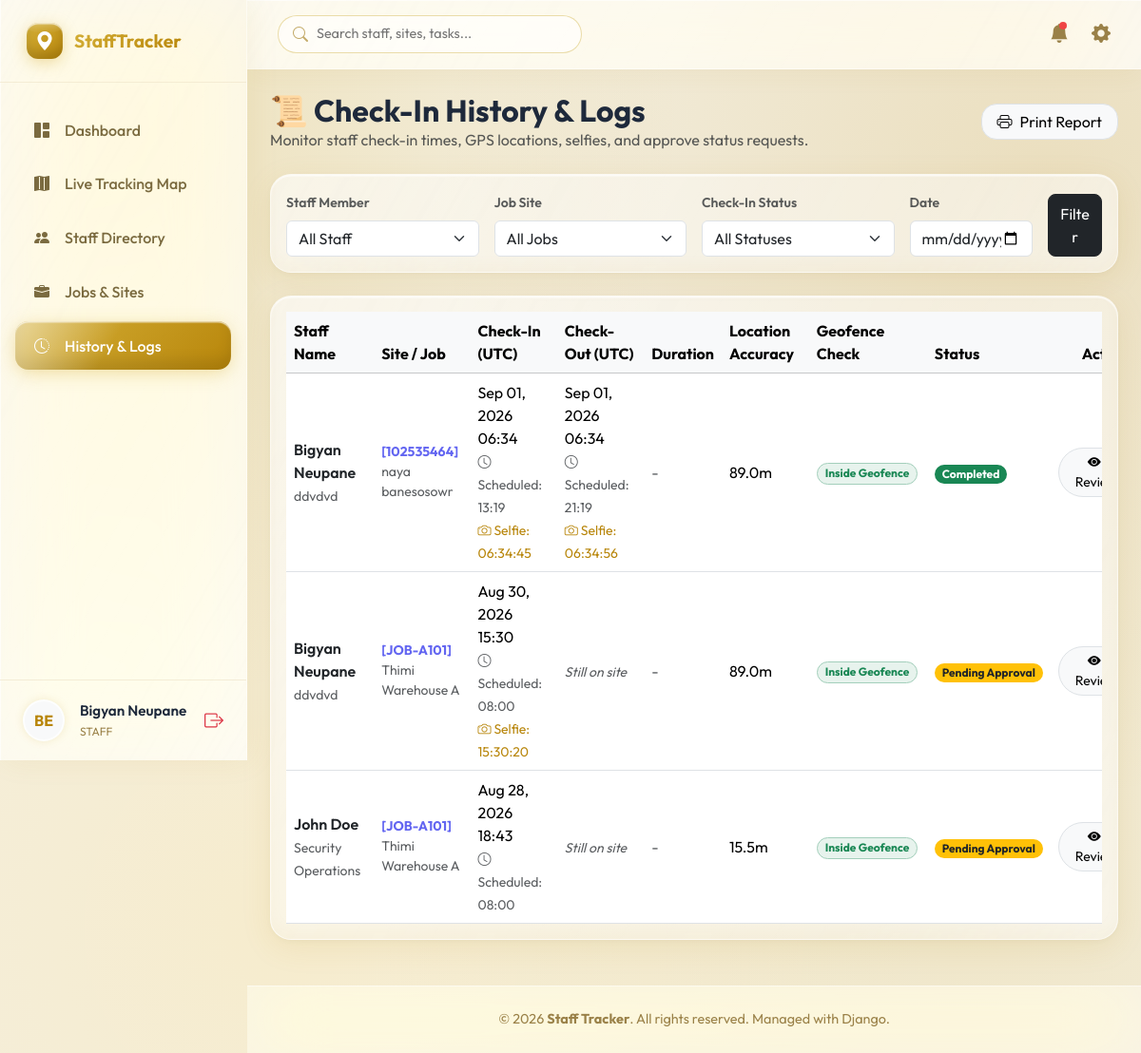
The app's page /history/ (signed in), older data.
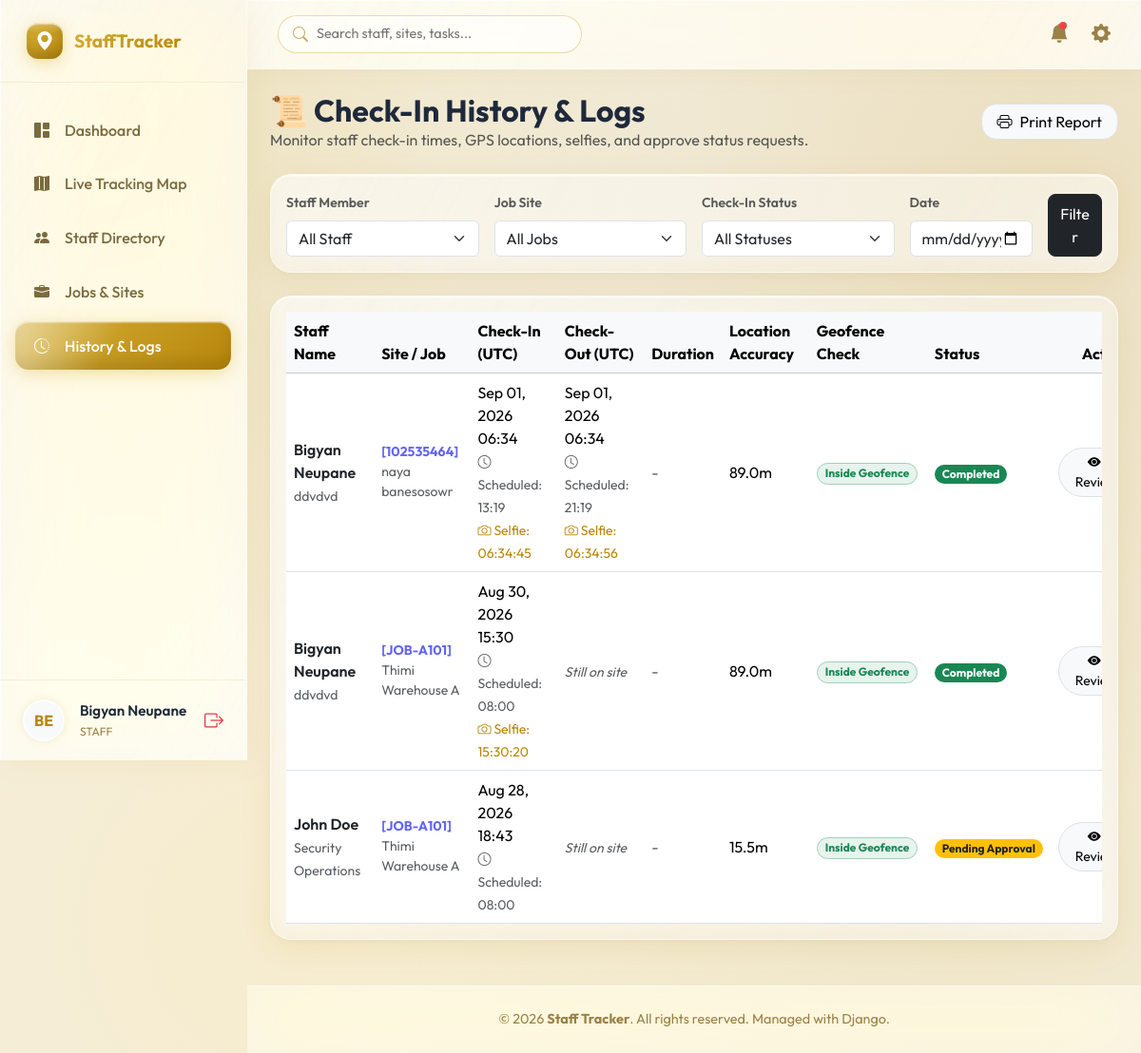
The same page, newer data.
### staff_app/models.py (models this page shows, shortened)
class CheckInRecord(models.Model):
    STATUS_CHOICES = [
        ('PENDING_APPROVAL', 'Pending Approval'),
        ('APPROVED', 'Approved'),
        ('REJECTED', 'Rejected'),
        ('AWAITING_SELFIE', 'Awaiting Selfie'),
        ('COMPLETED', 'Completed'),
        ('REUPLOAD_REQUESTED', 'Re-upload Requested'),
    ]
    job = models.ForeignKey(Job, on_delete=models.CASCADE, related_name='checkins')
    user = models.ForeignKey(User, on_delete=models.CASCADE, related_name='checkins')
    timestamp = models.DateTimeField(auto_now_add=True)
    check_in_lat = models.FloatField()
    check_in_lng = models.FloatField()
    accuracy = models.FloatField() # GPS accuracy in meters
    distance_from_center = models.FloatField() # meters from geofence center
    is_inside_geofence = models.BooleanField(default=True)
    selfie = models.ImageField(upload_to='selfies/checkin/', blank=True, null=True)
    selfie_captured_at = models.DateTimeField(blank=True, null=True)
    status = models.CharField(max_length=30, choices=STATUS_CHOICES, default='PENDING_APPROVAL')
    status_notes = models.TextField(blank=True, null=True)
    is_emergency = models.BooleanField(default=False)
    emergency_reason = models.TextField(blank=True, null=True)
    reviewed_by = models.ForeignKey(User, on_delete=models.SET_NULL, null=True, blank=True, related_name='reviewed_checkins')
    reviewed_at = models.DateTimeField(blank=True, null=True)
    check_out_timestamp = models.DateTimeField(blank=True, null=True)
    check_out_lat = models.FloatField(blank=True, null=True)
    check_out_lng = models.FloatField(blank=True, null=True)
    check_out_accuracy = models.FloatField(blank=True, null=True)
    check_out_notes = models.TextField(blank=True, null=True)
    check_out_selfie = models.ImageField(upload_to='selfies/checkout/', blank=True, null=True)
    checkout_selfie_captured_at = models.DateTimeField(blank=True, null=True)
    duration_minutes = models.IntegerField(blank=True, null=True)

class Profile(models.Model):
    ROLE_CHOICES = [
        ('STAFF', 'Staff'),
        ('ADMIN', 'Admin'),
        ('SUPER_ADMIN', 'Super Admin'),
    ]
    user = models.OneToOneField(User, on_delete=models.CASCADE, related_name='profile')
    role = models.CharField(max_length=20, choices=ROLE_CHOICES, default='STAFF')
    phone = models.CharField(max_length=20, blank=True, null=True)
    avatar = models.ImageField(upload_to='avatars/', blank=True, null=True)
    department = models.CharField(max_length=100, blank=True, null=True)
    joined_date = models.DateField(auto_now_add=True)
    visa_document = models.ImageField(upload_to='documents/visa/', blank=True, null=True)
    passport_document = models.ImageField(upload_to='documents/passport/', blank=True, null=True)
    photo_document = models.ImageField(upload_to='documents/photo/', blank=True, null=True)
    other_document = models.ImageField(upload_to='documents/other/', blank=True, null=True)

class Job(models.Model):
    STATUS_CHOICES = [
        ('UPCOMING', 'Upcoming'),
        ('CHECKED_IN', 'Checked In'),
        ('PENDING_APPROVAL', 'Pending Approval'),
        ('APPROVED', 'Approved'),
        ('REJECTED', 'Rejected'),
        ('COMPLETED', 'Completed'),
    ]
    title = models.CharField(max_length=200)
    code = models.CharField(max_length=50, unique=True)
    description = models.TextField(blank=True, null=True)
    instructions_json = models.TextField(default='[]', help_text='JSON list of instructions')
    site_name = models.CharField(max_length=200)
    address = models.TextField()
    lat = models.FloatField()
    lng = models.FloatField()
    geofence_radius = models.IntegerField(default=75) # in meters
    assigned_staff = models.ManyToManyField(User, related_name='assigned_jobs', blank=True)
    start_time = models.TimeField()
    end_time = models.TimeField()
    date = models.DateField()
    require_selfie = models.BooleanField(default=True)
    require_checkout = models.BooleanField(default=True)
    status = models.CharField(max_length=30, choices=STATUS_CHOICES, default='UPCOMING')
    created_at = models.DateTimeField(auto_now_add=True)
    is_adhoc = models.BooleanField(default=False)
    requested_by = models.ForeignKey(User, on_delete=models.SET_NULL, null=True, blank=True, related_name='adhoc_job_requests')

### staff_app/views.py (the view, shortened to what this page needs)
# urls.py: path("history/", views.history_view, name="history"),
@login_required
def history_view(request):
    is_api = request.GET.get('api')
    record_id = request.GET.get('id')
    action = request.GET.get('action')
    checkins = CheckInRecord.objects.all().order_by('-timestamp')
    user_filter = request.GET.get('user')
    job_filter = request.GET.get('job')
    status_filter = request.GET.get('status')
    date_filter = request.GET.get('date')
    if user_filter:
        checkins = checkins.filter(user_id=user_filter)
    if job_filter:
        checkins = checkins.filter(job_id=job_filter)
    if status_filter:
        checkins = checkins.filter(status=status_filter)
    if date_filter:
        checkins = checkins.filter(timestamp__date=date_filter)
    staff_list = User.objects.filter(profile__role='STAFF')
    jobs_list = Job.objects.all()
    context = {
        'checkins': checkins,
        'staff_list': staff_list,
        'jobs_list': jobs_list,
    }
    return render(request, 'history.html', context)

### templates/history.html (shortened to what the changed rows need)
{% extends 'base.html' %}
{% block content %}
<div class="d-flex justify-content-between align-items-center mb-4 header-row">
    <div>
        <h2 class="fw-bold mb-0">📜 Check-In History & Logs</h2>
    </div>
</div>
<div class="card p-3 mb-4">
    <div class="table-responsive history-table-wrap">
        <table class="table table-hover align-middle mb-0">
            <thead class="table-light">
                <tr>
                    <th>Staff Name</th>
                    <th>Site / Job</th>
                    <th>Check-In (UTC)</th>
                    <th>Check-Out (UTC)</th>
                    <th>Duration</th>
                    <th>Location Accuracy</th>
                    <th>Geofence Check</th>
                    <th>Status</th>
                    <th class="text-end">Actions</th>
                </tr>
            </thead>
            <tbody>
                {% for record in checkins %}
                    <tr>
                        <td>
                            <div class="fw-semibold text-dark">{{ record.user.get_full_name|default:record.user.username }}</div>
                            <small class="text-muted">{{ record.user.profile.department|default:"No Department" }}</small>
                        </td>
                        <td>
                            <div class="fw-bold small text-indigo">[{{ record.job.code }}]</div>
                            <div class="small text-muted">{{ record.job.site_name }}</div>
                        </td>
                        <td>
                            <div>{{ record.timestamp|date:"M d, Y H:i" }}</div>
                            <small class="text-muted"><i class="bi bi-clock"></i> Scheduled: {{ record.job.start_time|time:"H:i" }}</small>
                            {% if record.selfie_captured_at %}
                                <br><small class="text-gold"><i class="bi bi-camera"></i> Selfie: {{ record.selfie_captured_at|date:"H:i:s" }}</small>
                            {% endif %}
                        </td>
                        <td>
                            {% if record.check_out_timestamp %}
                                <div>{{ record.check_out_timestamp|date:"M d, Y H:i" }}</div>
                                <small class="text-muted"><i class="bi bi-clock"></i> Scheduled: {{ record.job.end_time|time:"H:i" }}</small>
                                {% if record.checkout_selfie_captured_at %}
                                    <br><small class="text-gold"><i class="bi bi-camera"></i> Selfie: {{ record.checkout_selfie_captured_at|date:"H:i:s" }}</small>
                                {% endif %}
                            {% else %}
                                <span class="text-muted small"><em>Still on site</em></span>
                            {% endif %}
                        </td>
                        <td>
                            {% if record.duration_minutes %}
                                <span class="fw-bold">{{ record.duration_minutes }} mins</span>
                            {% else %}
                                <span class="text-muted">-</span>
                            {% endif %}
                        </td>
                        <td>{{ record.accuracy|floatformat:1 }}m</td>
                        <td>
                            {% if record.is_inside_geofence %}
                                <span class="badge bg-success-subtle text-success border border-success-subtle rounded-pill px-2">Inside Geofence</span>
                            {% else %}
                                <span class="badge bg-danger-subtle text-danger border border-danger-subtle rounded-pill px-2">Outside Geofence</span>
                            {% endif %}
                        </td>
                        <td>
                            <span class="badge rounded-pill
                                {% if record.status == 'APPROVED' or record.status == 'COMPLETED' %}bg-success
                                {% elif record.status == 'PENDING_APPROVAL' %}bg-warning text-dark
                                {% else %}bg-danger{% endif %}">
                                {{ record.get_status_display }}
                            </span>
                        </td>
                        <td class="text-end">
                            <button class="btn btn-sm btn-light border rounded-pill px-3" onclick="viewLogDetails({{ record.id }})">
                                <i class="bi bi-eye-fill me-1"></i> Review
                            </button>
                        </td>
                    </tr>
                {% empty %}
                    <tr>
                        <td colspan="9" class="text-center py-5 text-muted">No check-in logs found matching your filters.</td>
                    </tr>
                {% endfor %}
            </tbody>
        </table>
    </div>
</div>
{% endblock %}

Row changes from the older to the newer data that the page shows:
changed CheckInRecord "Aug 30, 2026 15:30": status "Pending Approval" → "Completed"
